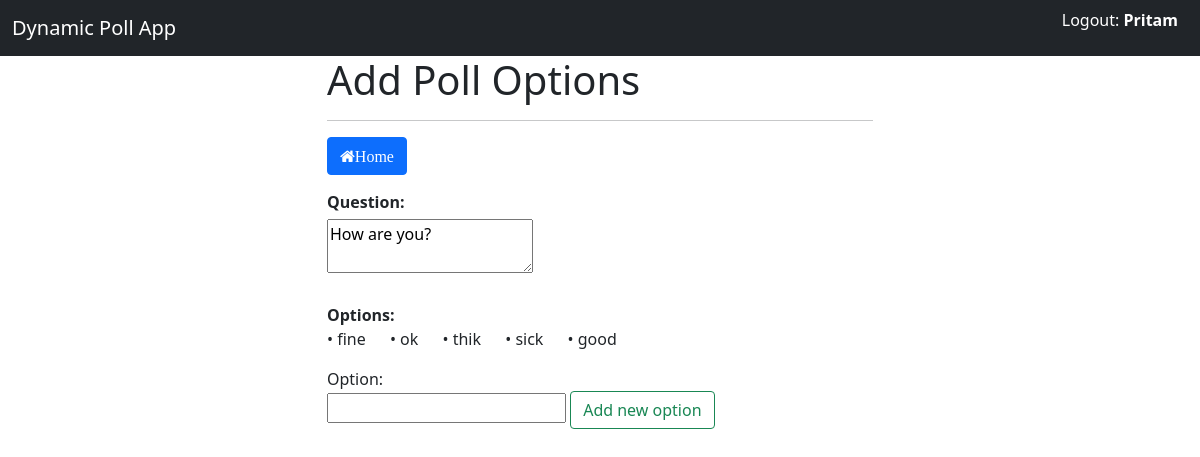
The app's page /add-option/1/ (signed in) with its own data.
### poll/models.py (models this page shows, shortened)
class Question(models.Model):
    question = models.TextField()
    created_on = models.DateTimeField(auto_now_add=True)
    created_by = models.ForeignKey(User, on_delete=models.CASCADE, default=None)

class Option(models.Model):
    question = models.ForeignKey(Question, on_delete=models.CASCADE)
    option = models.CharField(max_length=30)
    created_by = models.ForeignKey(User, on_delete=models.CASCADE, related_name="option_creator", default=None)
    created_on = models.DateTimeField(auto_now_add=True)
    voter = models.ManyToManyField(User, blank=True)

### poll/views.py (the view)
# urls.py: path('add-option/<int:qid>/', views.add_option, name='add_option'),
def add_option(request, qid):
    if request.method=='POST':
        qid = request.POST.get('qid')
        option = request.POST.get('option')
        try:
            q = Question.objects.get(id=qid)
            obj = Option(question=q,option=option)
            obj.created_by = request.user
            obj.save()
            options = Option.objects.filter(question = q).values()
            option_list = list(options)
            """ option_list = []
            for o in options:
                item = {
                    'id':o.id,
                    'question': o.question,
                    'option': o.option,
                    'votes': o.votes
                }
                option_list.append(item)
            print(option_list) """
            return JsonResponse({ "options": option_list, 'status':'success'})
        except:
            return JsonResponse({"status":"fail"})
    else:
        form = OptionForm()
    question = Question.objects.get(id=qid)
    options = Option.objects.filter(question = question)
    context = {
        'q': question,
        'form': form,
        'options':options
    }
    return render(request, 'poll/addOption.html', context)

### poll/forms.py
class OptionForm(forms.ModelForm):
    class Meta:
        model = Option
        fields = ['option']

### poll/templates/poll/addOption.html (shortened to what this page needs)
{% extends 'base.html' %}
{% block content %}
<div class="row">
    <div class="col-md-6" style="margin: auto;">
        <h1>Add Poll Options</h1>
        <hr>
        <div style="margin-bottom: 15px;"><a href="{% url 'poll:home' %}" class="btn btn-primary"><i class="fa fa-home">Home</i></a></div>
        <label style="margin-bottom: 5px;"><b>Question:</b></label>
        <textarea readonly>{{q.question}}</textarea>
        <br><br>
        <label><b>Options:</b></label>
        <div id="optionList-id">
            {% for o in options %}
            <span style="margin-right: 20px;">&#x2022; {{o.option}}</span>
            {% endfor %}
        </div>
        <form method="POST" id="addOption-Form" data-qid="{{q.id}}" novalidate>
            <label>{{ form.option.label_tag }}</label>
            {{ form.option }}
            <input type="submit" value="Add new option" class="btn btn-outline-success"  >
        </form>
    </div>
</div>
{% endblock content %}

### templates/base.html (shortened to what this page needs)
{% load static %}
<!DOCTYPE html>
<html lang="en">
<head>
    <link href="https://cdn.jsdelivr.net/npm/bootstrap@5.0.1/dist/css/bootstrap.min.css" rel="stylesheet"
>
    <link rel="stylesheet" href="https://cdnjs.cloudflare.com/ajax/libs/font-awesome/4.7.0/css/font-awesome.min.css">
</head>
<body>
    <nav class="navbar navbar-dark bg-dark">
        <div class="container-fluid">
            <a class="navbar-brand" href="{% url 'poll:home' %}">
                Dynamic Poll App
            </a>
            {% if request.user.is_authenticated %}
            <p style="color:white;">
                    <a  href="{% url 'poll:logout' %}" style="color:white; text-decoration: none;">Logout:</a><span style=" margin-right:10px;"><b> {{request.user}}</b></span>
            </p>
            {% else %}
            <p>
                <a style="color:white; text-decoration: none;" href="{% url 'poll:login' %}">Login</a>
                <a style="color:white; text-decoration: none; margin-left: 10px; margin-right:10px;" href="{% url 'poll:register' %}">Register</a>
            </p>
            {% endif %}
        </div>
    </nav>
    <div class="container">
        {% block content %}
        {% endblock content %}
    </div>
</body>
</html>

### poll/templates/poll/addOption.html (style rules this page uses)
label { display: block; }

### records on screen
Question: question "How are you?"
Option: option "fine"
Option: option "ok"
Option: option "thik"
Option: option "sick"
Option: option "good"

### other values on screen
{{ request.user }} "Pritam"
